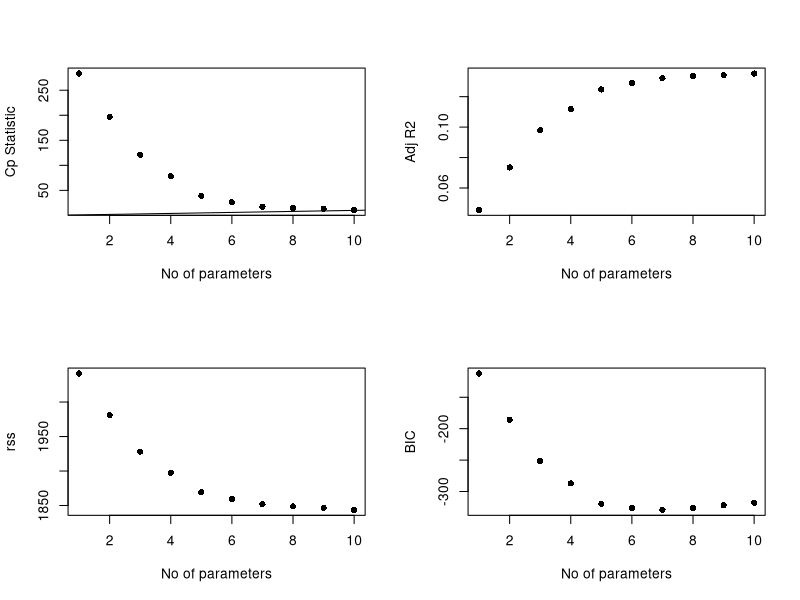
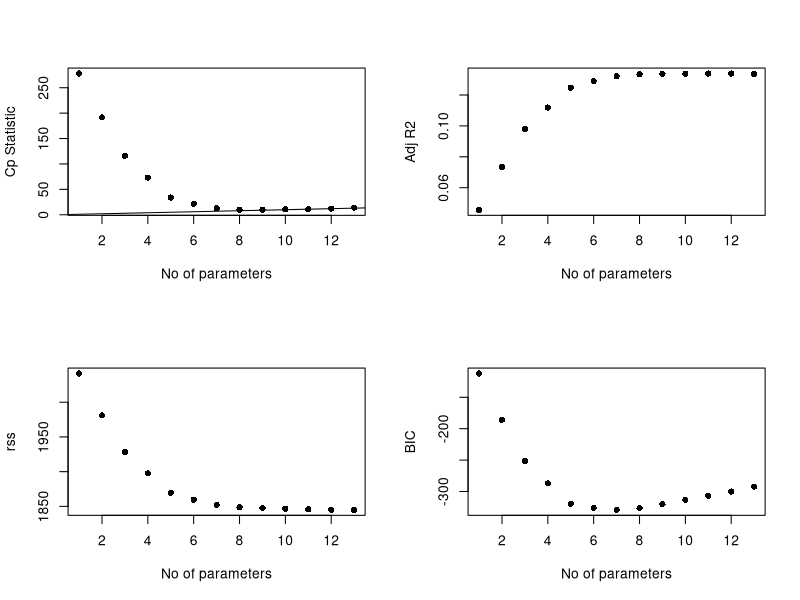
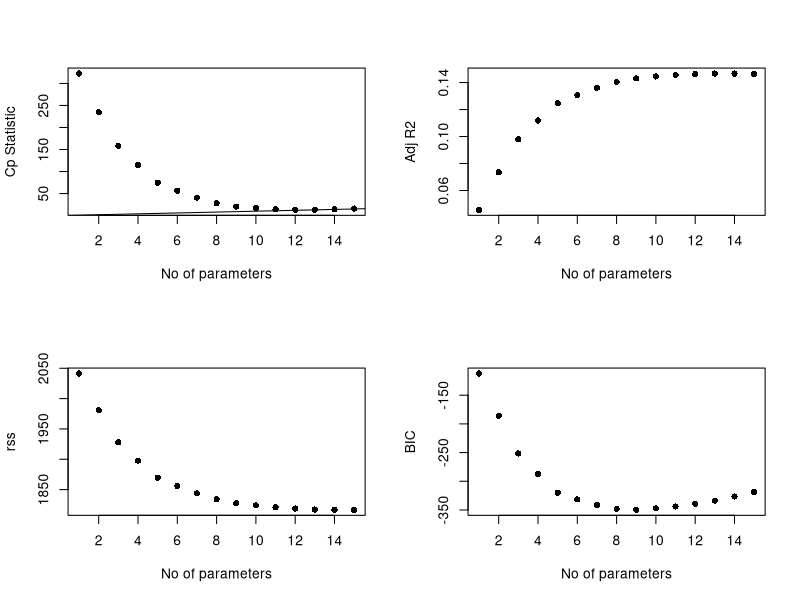
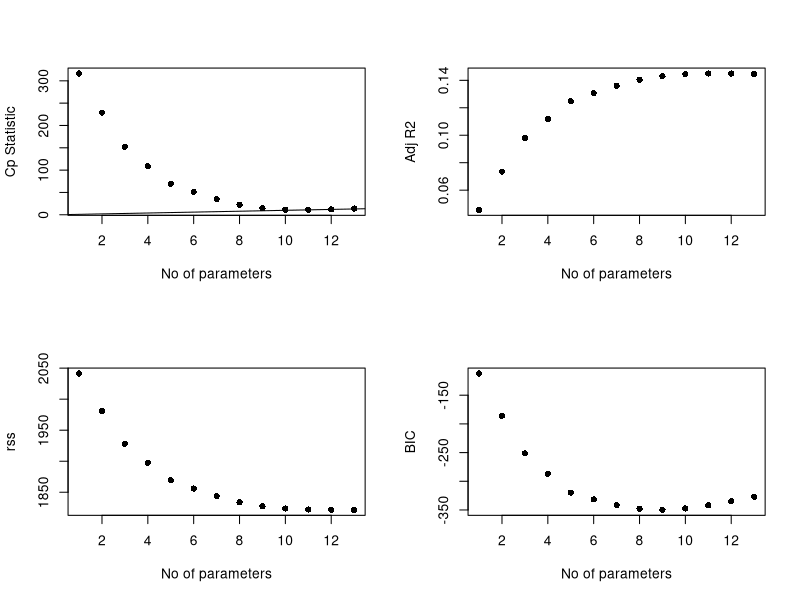
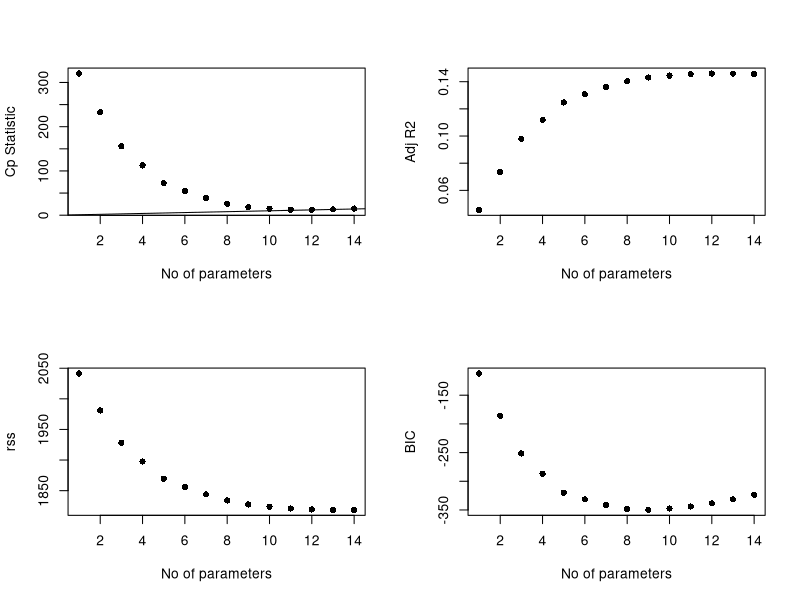

Recreate these plots in R, in order. (Note: this script raises an error after producing the figures.)
## ---- chunk 1
library(tidyverse)
library(leaps)

#load the data
hos = read.csv("./data/cleaned_data_for_analyses.csv") %>% 
  select(-X, -postalcode,-facilityname,-facilityzip, -patientid, -visitid, -date) %>% 
  mutate(is30dayreadmit = as.factor(is30dayreadmit), icu_flag = as.factor(icu_flag))
str(hos)

## ---- chunk 2

# using criterion-based method

attach(hos)
model_bw <- lm(log_length_of_stay ~ is30dayreadmit + evisit + age 
               + gender + maritalstatus + insurancetype + heartrate_transformed
               + respirationrate_transformed+mean_arterial_pressure)
model_fw_new <- lm(log_length_of_stay ~ is30dayreadmit + cindex 
                    + evisit + age + temperature_cat  + maritalstatus 
                    + insurancetype + heartrate_transformed 
                    + respirationrate_transformed 
                    + mean_arterial_pressure)
model_sw_0.05 <- lm(log_length_of_stay ~ is30dayreadmit + cindex 
                    + evisit + age + temperature_cat + 
                    + insurancetype + heartrate_transformed 
                    + respirationrate_transformed 
                    + mean_arterial_pressure)
model_sw_0.10 <- lm(log_length_of_stay ~ is30dayreadmit + cindex 
                    + evisit + age + gender + maritalstatus + temperature_cat 
                    + insurancetype + heartrate_transformed 
                    + respirationrate_transformed 
                    + mean_arterial_pressure)
AIC(model_bw, model_fw_new, model_sw_0.05, model_sw_0.10)




criterion_bw <- regsubsets(log_length_of_stay ~ is30dayreadmit + evisit + age 
               + gender + maritalstatus + insurancetype + heartrate_transformed
               + respirationrate_transformed+mean_arterial_pressure, data = hos,
               nvmax= 15, nbest = 1)
criterion_fw <- regsubsets(log_length_of_stay ~ is30dayreadmit + evisit + age 
               + heartrate_transformed + respirationrate_transformed 
               + mean_arterial_pressure + insurancetype + race, data = hos, nvmax= 15
               , nbest = 1)
criterion_fw_new <- regsubsets(log_length_of_stay ~ is30dayreadmit + cindex 
                    + evisit + age + temperature_cat  + maritalstatus 
                    + insurancetype + heartrate_transformed 
                    + respirationrate_transformed 
                    + mean_arterial_pressure, data = hos, nvmax= 15, nbest = 1)
criterion_sw_0.05 <- regsubsets(log_length_of_stay ~ is30dayreadmit + cindex 
                    + evisit + age + temperature_cat + 
                    + insurancetype + heartrate_transformed 
                    + respirationrate_transformed 
                    + mean_arterial_pressure, data = hos, nvmax= 15, nbest = 1)
criterion_sw_0.10 <- regsubsets(log_length_of_stay ~ is30dayreadmit + cindex 
                    + evisit + age + gender + maritalstatus + temperature_cat 
                    + insurancetype + heartrate_transformed 
                    + respirationrate_transformed 
                    + mean_arterial_pressure, data = hos, nvmax= 15, nbest = 1)

#make plots to show the value of criterion

criterion_plot <- function(criterion, data, method){
  
  res_cri <- summary(criterion)
  par(mfrow=c(2,2))
  plot(1:dim(res_cri$which)[1], res_cri$cp, pch=16, xlab="No of parameters", ylab="Cp Statistic")
  abline(0,1)
  plot(1:dim(res_cri$which)[1], res_cri$adjr2, pch=16, xlab="No of parameters", ylab="Adj R2")
  plot(1:dim(res_cri$which)[1], res_cri$rss, pch=16, xlab="No of parameters", ylab="rss")
  plot(1:dim(res_cri$which)[1], res_cri$bic, pch=16, xlab="No of parameters", ylab="BIC")
}

criterion_plot(criterion_bw, data= hos, method = "backward eliminaton") 
criterion_plot(criterion_fw, data= hos, method = "forward eliminaton" )
criterion_plot(criterion_sw_0.10, data= hos, method = "stepwise 0.10" ) 
criterion_plot(criterion_sw_0.05, data= hos, method = "stepwise 0.05")
criterion_plot(criterion_fw_new, data= hos, method = "forward elimination by hand")
 
# make table to show the value of criterion

best <- function(criterion) {
  
  subsets <- with(summary(criterion), cbind(p = as.numeric(rownames(which)),
                                            which, rss, rsq, adjr2, cp, bic))
  return(round(subsets,4))%>% as.tibble()
}  

best(criterion_bw)%>% 
  select(p, rss, rsq, adjr2, cp, bic, everything())%>%
  knitr::kable()
best(criterion_fw)%>% 
  select(p, rss, rsq, adjr2, cp, bic, everything())%>%
  knitr::kable()
best(criterion_sw_0.05)%>% 
  select(p, rss, rsq, adjr2, cp, bic, everything())%>%
  knitr::kable()
best(criterion_sw_0.10)%>% 
  select(p, rss, rsq, adjr2, cp, bic, everything())%>%
  knitr::kable()
best(criterion_fw_new)%>% 
  select(p, rss, rsq, adjr2, cp, bic, everything())%>%
  knitr::kable()

criterion_result <- full_join(best(criterion_bw), best(criterion_fw))%>%
  full_join(., best(criterion_sw_0.05))%>%
  full_join(., best(criterion_sw_0.10))%>%
  full_join(.,best(criterion_fw_new))%>%
  select(p, rss, rsq, adjr2, cp, bic, everything())


write_csv(criterion_result, "criterion_result.csv")

# ANOVA for nested model
anova(model_bw, model_sw_0.10)
anova(model_fw_new, model_sw_0.10)
anova(model_sw_0.05, model_sw_0.10)
anova(model_fw_new, model_sw_0.05)

model_base <- lm(log_length_of_stay ~ is30dayreadmit + cindex 
                    + evisit + age + temperature_cat + 
                    + insurancetype + heartrate_transformed 
                    + respirationrate_transformed 
                    + mean_arterial_pressure)
model_gender <- lm(log_length_of_stay ~ is30dayreadmit + cindex 
                    + evisit + age + temperature_cat + gender + 
                    + insurancetype + heartrate_transformed 
                    + respirationrate_transformed 
                    + mean_arterial_pressure)
model_marritalstat <- lm(log_length_of_stay ~ is30dayreadmit + cindex 
                    + evisit + age + temperature_cat + maritalstatus +
                    + insurancetype + heartrate_transformed 
                    + respirationrate_transformed 
                    + mean_arterial_pressure)
model_both <- lm(log_length_of_stay ~ is30dayreadmit + cindex 
                    + evisit + age + temperature_cat + gender + maritalstatus +
                    + insurancetype + heartrate_transformed 
                    + respirationrate_transformed 
                    + mean_arterial_pressure)
model_both_int <- lm(log_length_of_stay ~ is30dayreadmit + cindex 
                    + evisit + age + temperature_cat + gender + maritalstatus 
                    + gender * maritalstatus  + insurancetype + heartrate_transformed 
                    + respirationrate_transformed 
                    + mean_arterial_pressure)
summary(model_both_int)
anova(model_base, model_gender)
anova(model_base, model_marritalstat)
anova(model_base, model_both)
anova(model_base, model_both_int)

par(mfrow = c(1, 2))
# Residuals vs fitted values plot
plot(fitted(model_sw_0.01), resid(model_sw_0.01), xlab = "Predicted/Fitted value", ylab = "Residual")
title("(a) Residual Plot for log_length_of_stay ")
abline(0, 0)

# Quantile - Quantile plot (QQ-plot)

qqnorm(resid(model_sw_0.01), xlab = "Expected Value", ylab = "Residual", main = "")
qqline(resid(model_sw_0.01))
title("(a) QQ Plot for log_length_of_stay")

plot(model_sw_0.01)


## ---- chunk 3
interaction_full <-  lm(log_length_of_stay ~ is30dayreadmit + cindex 
                    + evisit + age + gender + maritalstatus + temperature_cat 
                    + insurancetype + heartrate_transformed 
                    + respirationrate_transformed 
                    + mean_arterial_pressure + age*temperature_cat 
                    + temperature_cat*heartrate_transformed
                    + is30dayreadmit*age 
                    + cindex*respirationrate_transformed  
                    + cindex*age
                    + mean_arterial_pressure*age, data= hos)
summary(interaction_full)

bwd_step1 = update(interaction_full, . ~ . -cindex:age)
summary(bwd_step1)

bwd_step2 = update(bwd_step1, . ~ . -cindex:respirationrate_transformed   )
summary(bwd_step2)

bwd_step3 = update(bwd_step2, . ~ . -temperature_cat:heartrate_transformed  )
summary(bwd_step3)

bwd_step4 = update(bwd_step3, . ~ . - age:temperature_cat )
summary(bwd_step4)

bwd_step5 = update(bwd_step4, . ~ . - is30dayreadmit:age  )
summary(bwd_step5)

#based on the results, none of the interaction term will be included in the model
